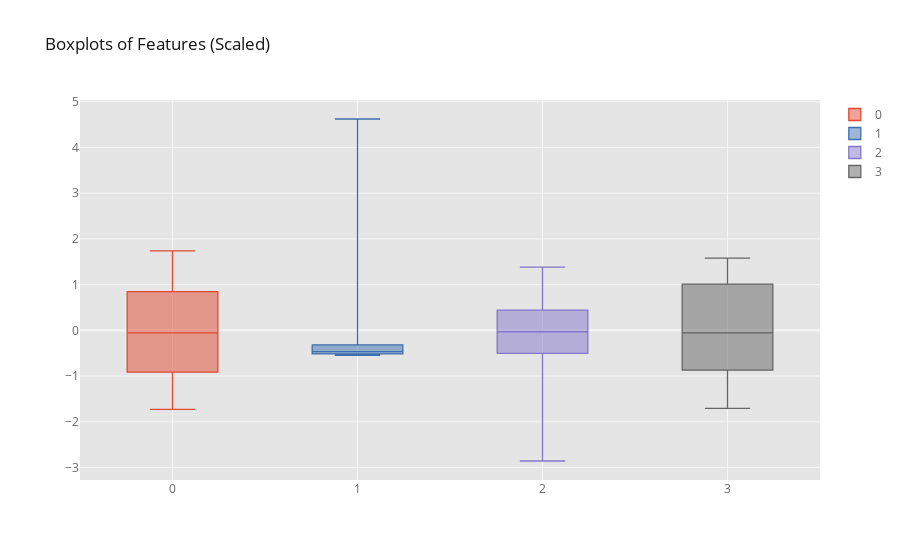

The code cell stored with this chart in its notebook:
### Code cell
# create scaler object
scaler = StandardScaler()

# define scaled data frame variable

train_scaled = preprocessing.scale(train_f)
train_scaled = pd.DataFrame(train_scaled)
# plot boxplots using scaled data
train_scaled[:1000].iplot(kind='box', title="Boxplots of Features (Scaled)")

### Figure 1 — Plotly figure (JSON) as saved in the notebook; plotly's stock layout.template omitted (floating-point values rounded to 4 significant figures; data arrays with more than 128 entries replaced by an {"elided": "..."} marker saying what was removed)
{"data": [{"boxpoints": false, "line": {"width": 1.3}, "marker": {"color": "rgba(226, 74, 51, 1.0)"}, "name": "0", "orientation": "v", "type": "box", "y": {"elided": "1000 float values"}}, {"boxpoints": false, "line": {"width": 1.3}, "marker": {"color": "rgba(62, 111, 176, 1.0)"}, "name": "1", "orientation": "v", "type": "box", "y": {"elided": "1000 float values"}}, {"boxpoints": false, "line": {"width": 1.3}, "marker": {"color": "rgba(132, 118, 202, 1.0)"}, "name": "2", "orientation": "v", "type": "box", "y": {"elided": "1000 float values"}}, {"boxpoints": false, "line": {"width": 1.3}, "marker": {"color": "rgba(101, 101, 101, 1.0)"}, "name": "3", "orientation": "v", "type": "box", "y": {"elided": "1000 float values"}}], "layout": {"legend": {"bgcolor": "#FFFFFF", "font": {"color": "#666666"}}, "paper_bgcolor": "#FFFFFF", "plot_bgcolor": "#E5E5E5", "title": {"font": {"color": "#151516"}, "text": "Boxplots of Features (Scaled)"}, "xaxis": {"gridcolor": "#F6F6F6", "showgrid": true, "tickfont": {"color": "#666666"}, "title": {"font": {"color": "#666666"}, "text": ""}, "zerolinecolor": "#F6F6F6"}, "yaxis": {"gridcolor": "#F6F6F6", "showgrid": true, "tickfont": {"color": "#666666"}, "title": {"font": {"color": "#666666"}, "text": ""}, "zerolinecolor": "#F6F6F6"}}}
